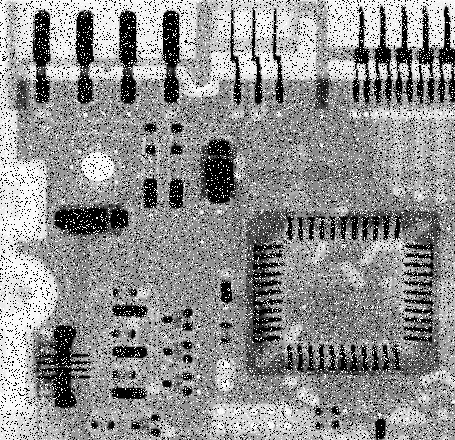
%> input picture HW1/Fig0335(a)(ckt_board_saltpep_prob_pt05).tif, 455 x 440 px
$ octave --eval "movingDifferences;"   (GNU Octave 9; MATLAB toolbox functions it lacks are replaced by stand-ins)
%> lines starting %> are read from the running program, lines starting %| are printed output that depends on the picture
function movingDifferences()
    img335a = double(imread('Fig0335(a)(ckt_board_saltpep_prob_pt05).tif'));
%> img335a: size 440x455 double; min 0, max 255, mean 144.1; mean of the top-left, top-right, bottom-left and bottom-right quarters 149.3, 148.7, 147.9, 130.4
    c2diff = [1,0,-1]/2;

    img335arow238 = img335a(375,:);
%> img335arow238 = 455 values, max 255 at index 8, min 0 at index 2, mean 119.8

    diff = convolve1D(img335arow238,c2diff);

    %display
    figure;
    subplot(1,2,1), plot(img335arow238);
    xlim([0,size(img335arow238,2)]);
    title('figure 3.35(a)');
    hold on;
    subplot(1,2,2), plot(diff);
    xlim([0,size(diff,2)]);
    title('figure 3.35(a) first deriv');

end

function newimg = convolve1D(img, filter)
%> called with filter = [0.5 0 -0.5]
    newimg = zeros(size(img));
    n = size(filter,2);
    n2 = floor(n/2);
    for i = n2+1 : size(img,2) - n2
        newimg(i) = img(i-n2:i+n2)*filter';
    end
%> after the loop, newimg = 455 values, max 127.5 at index 41, min -127.5 at index 21, mean -0.118
end
%> in movingDifferences, `diff = convolve1D(img335arow238,c2diff);`: diff has the same summary as newimg in convolve1D
%> `movingDifferences;`:
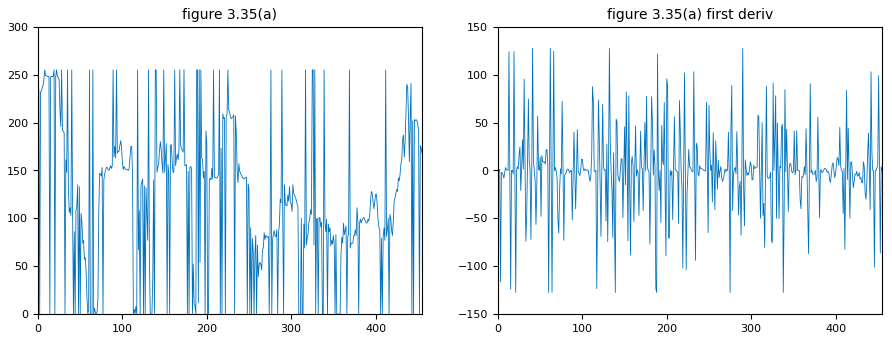
%> figure redrawn from the program's plot data, 2 panels; panel 1: curve peaks at x = 8, y = 255; panel 2: curve peaks at x = 41, y = 127.5
